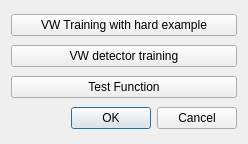
<?xml version="1.0" encoding="UTF-8"?>
<ui version="4.0">
 <class>VisualWordTestDialog</class>
 <widget class="QDialog" name="VisualWordTestDialog">
  <property name="geometry">
   <rect>
    <x>0</x>
    <y>0</y>
    <width>248</width>
    <height>144</height>
   </rect>
  </property>
  <property name="windowTitle">
   <string>Dialog</string>
  </property>
  <layout class="QGridLayout" name="gridLayout">
   <item row="0" column="0">
    <widget class="QPushButton" name="visualWordTrainingButton">
     <property name="text">
      <string>VW Training with hard example</string>
     </property>
    </widget>
   </item>
   <item row="1" column="0">
    <widget class="QPushButton" name="visualWordDetectorTrainingButton">
     <property name="text">
      <string>VW detector training</string>
     </property>
    </widget>
   </item>
   <item row="2" column="0">
    <widget class="QPushButton" name="testFuncButton">
     <property name="text">
      <string>Test Function</string>
     </property>
    </widget>
   </item>
   <item row="3" column="0">
    <widget class="QDialogButtonBox" name="buttonBox">
     <property name="orientation">
      <enum>Qt::Horizontal</enum>
     </property>
     <property name="standardButtons">
      <set>QDialogButtonBox::Cancel|QDialogButtonBox::Ok</set>
     </property>
    </widget>
   </item>
  </layout>
 </widget>
 <resources/>
 <connections>
  <connection>
   <sender>buttonBox</sender>
   <signal>accepted()</signal>
   <receiver>VisualWordTestDialog</receiver>
   <slot>accept()</slot>
   <hints>
    <hint type="sourcelabel">
     <x>248</x>
     <y>254</y>
    </hint>
    <hint type="destinationlabel">
     <x>157</x>
     <y>274</y>
    </hint>
   </hints>
  </connection>
  <connection>
   <sender>buttonBox</sender>
   <signal>rejected()</signal>
   <receiver>VisualWordTestDialog</receiver>
   <slot>reject()</slot>
   <hints>
    <hint type="sourcelabel">
     <x>316</x>
     <y>260</y>
    </hint>
    <hint type="destinationlabel">
     <x>286</x>
     <y>274</y>
    </hint>
   </hints>
  </connection>
 </connections>
</ui>
